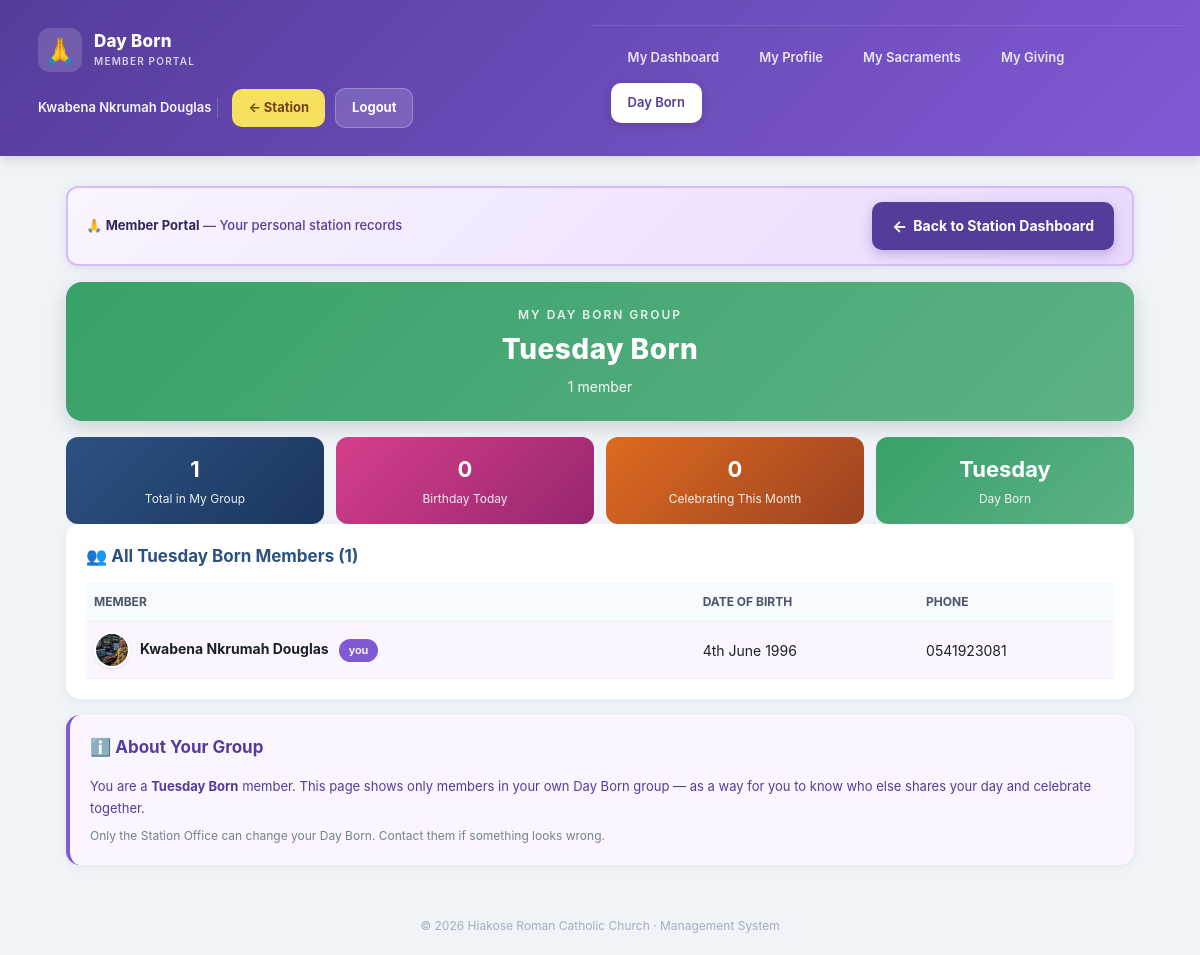
The app's page /member/my_dayborn.php (signed in) with its own data.
### tables this page shows
CREATE TABLE `members` (
  `id` int(11) NOT NULL AUTO_INCREMENT,
  `full_name` varchar(150) NOT NULL,
  `photo` varchar(255) DEFAULT NULL,
  `gender` enum('Male','Female') DEFAULT NULL,
  `dob` date DEFAULT NULL,
  `birth_year` smallint(6) DEFAULT NULL,
  `approx_age` tinyint(4) DEFAULT NULL,
  `dob_known` enum('full','year','age','unknown') DEFAULT 'full',
  `place_of_birth` varchar(150) DEFAULT NULL,
  `phone` varchar(30) DEFAULT NULL,
  `marital_status` enum('Single','Married','Widowed','Divorced') DEFAULT NULL,
  `baptism` enum('Baptized Catholic','Not Baptized','Other Denomination') DEFAULT NULL,
  `day_born` varchar(15) DEFAULT NULL,
  `created_at` timestamp NOT NULL DEFAULT current_timestamp(),
  PRIMARY KEY (`id`)
);

CREATE TABLE `settings` (
  `id` int(11) NOT NULL DEFAULT 1,
  `church_name` varchar(150) DEFAULT 'Roman Catholic Church',
  `currency` varchar(10) DEFAULT 'GH₵',
  `timezone` varchar(60) DEFAULT 'Africa/Accra',
  `default_currency_code` varchar(10) DEFAULT 'GHS',
  PRIMARY KEY (`id`)
);

### includes/auth.php (called while the page is built, shortened)
<?php
require_once __DIR__ . '/../config/database.php';
function currentUser() { return $_SESSION['user'] ?? null; }
function myMember(PDO $pdo): ?array {
    $u = currentUser();
    $stmt = $pdo->prepare("SELECT * FROM members WHERE id = ?");
    $stmt->execute([$u['member_id']]);
    return $stmt->fetch() ?: null;
}

### config/database.php (called while the page is built, shortened)
<?php
$DB_HOST = 'localhost';
$DB_NAME = 'church_db';
$DB_USER = 'root';
$DB_PASS = '';
try {
    $pdo = new PDO(
        "mysql:host=$DB_HOST;dbname=$DB_NAME;charset=utf8mb4",
        $DB_USER,
        $DB_PASS,
        [
            PDO::ATTR_ERRMODE            => PDO::ERRMODE_EXCEPTION,
            PDO::ATTR_DEFAULT_FETCH_MODE => PDO::FETCH_ASSOC,
            PDO::ATTR_EMULATE_PREPARES   => false,
        ]
    );
} catch (PDOException $e) {
    die("Database connection failed: " . $e->getMessage());
}
$settings = $pdo->query("SELECT * FROM settings WHERE id=1")->fetch();
require_once __DIR__ . '/../includes/functions.php';

### member/my_dayborn.php (the view, shortened to what this page needs)
<?php
require_once __DIR__ . '/../includes/auth.php';
$member = myMember($pdo);
$myDay = trim((string)($member['day_born'] ?? ''));
require_once __DIR__ . '/_layout.php';
$groupMembers = [];
try {
    $stmt = $pdo->prepare("
        SELECT id, full_name, photo, day_born, dob, phone
        FROM members
        WHERE day_born = ?
        ORDER BY CASE WHEN dob IS NULL THEN 1 ELSE 0 END,
                 DATE_FORMAT(dob,'%m-%d')
    ");
    $stmt->execute([$myDay]);
    $rows = $stmt->fetchAll();
    $groupMembers = is_array($rows) ? $rows : [];
} catch (PDOException $e) {
    $groupMembers = [];
}
$today = 'date'('m-d');
$todayCelebrants = [];
$thisMonthCelebrants = [];
$color = [
    'Sunday'    => '#805ad5',
    'Monday'    => '#3182ce',
    'Tuesday'   => '#38a169',
    'Wednesday' => '#dd6b20',
    'Thursday'  => '#d53f8c',
    'Friday'    => '#319795',
    'Saturday'  => '#b7791f',
][$myDay];
?>
<div style="background:linear-gradient(135deg, <?= $color ?>, <?= $color ?>cc);
            color:#fff;border-radius:16px;padding:24px 20px;text-align:center;
            box-shadow:0 6px 20px rgba(0,0,0,0.15);">
  <div style="font-size:12px;letter-spacing:2px;text-transform:uppercase;
              opacity:0.85;font-weight:600;">
    My Day Born Group
  </div>
  <div style="font-size:28px;font-weight:800;letter-spacing:0.5px;margin-top:4px;">
    <?= e($myDay) ?> Born
  </div>
  <div style="font-size:14px;opacity:0.95;margin-top:6px;">
    <?= count($groupMembers) ?> member<?= count($groupMembers) === 1 ? '' : 's' ?>
  </div>
</div>
<div class="stat-grid" style="margin-top:16px;">
  <div class="stat" style="background:linear-gradient(135deg,#2c5282,#1a365d);">
    <div class="num"><?= count($groupMembers) ?></div>
    <div class="lbl">Total in My Group</div>
  </div>
  <div class="stat" style="background:linear-gradient(135deg,#d53f8c,#97266d);">
    <div class="num"><?= count($todayCelebrants) ?></div>
    <div class="lbl">Birthday Today</div>
  </div>
  <div class="stat" style="background:linear-gradient(135deg,#dd6b20,#9c4221);">
    <div class="num"><?= count($thisMonthCelebrants) ?></div>
    <div class="lbl">Celebrating This Month</div>
  </div>
  <div class="stat" style="background:linear-gradient(135deg,<?= $color ?>,<?= $color ?>cc);">
    <div class="num"><?= e($myDay) ?></div>
    <div class="lbl">Day Born</div>
  </div>
</div>
<div class="card">
  <h3>👥 All <?= e($myDay) ?> Born Members (<?= count($groupMembers) ?>)</h3>
  <?php if (!$groupMembers): ?>
    <div class="empty">No members in this group yet.</div>
  <?php else: ?>
    <div class="table-wrap"><table>
      <thead>
        <tr>
          <th>Member</th>
          <th>Date of Birth</th>
          <th>Phone</th>
        </tr>
      </thead>
      <tbody>
        <?php foreach ($groupMembers as $m):
          $isMe = $m['id'] === $member['id'];
          $isToday = !empty($m['dob'])
                     && 'date'('m-d', 'strtotime'($m['dob'])) === $today;
        ?>
          <tr style="<?= $isMe ? 'background:#faf5ff;' : ($isToday ? 'background:#f0fff4;' : '') ?>">
            <td>
              <div style="display:flex;align-items:center;gap:10px;">
                <?= memberAvatar($m, 36) ?>
                <div>
                  <strong><?= e($m['full_name']) ?></strong>
                  <?php if ($isMe): ?>
                    <span class="badge" style="margin-left:6px;background:#805ad5;color:#fff;">
                      you
                    </span>
                  <?php elseif ($isToday): ?>
                    <span class="badge green" style="margin-left:6px;">🎂 Today</span>
                  <?php endif; ?>
                </div>
              </div>
            </td>
            <td>
              <?= !empty($m['dob'])
                  ? 'date'('jS F Y', 'strtotime'($m['dob']))
                  : '—' ?>
            </td>
            <td><?= e($m['phone'] ?: '—') ?></td>
          </tr>
        <?php endforeach; ?>
      </tbody>
    </table></div>
  <?php endif; ?>
</div>
<div class="card" style="background:#faf5ff;border-left:4px solid #805ad5;">
  <h3 style="color:#553c9a;">ℹ️ About Your Group</h3>
  <p style="font-size:13px;color:#553c9a;line-height:1.7;">
    You are a <strong><?= e($myDay) ?> Born</strong> member. This page shows
    only members in your own Day Born group — as a way for you to know who
    else shares your day and celebrate together.
  </p>
  <p style="font-size:12px;color:#718096;margin-top:8px;">
    Only the Station Office can change your Day Born. Contact them if
    something looks wrong.
  </p>
</div>
<?php include __DIR__ . '/../includes/footer.php'; ?>

### member/_layout.php (shortened to what this page needs)
<?php
require_once __DIR__ . '/../includes/auth.php';
$u = currentUser();
$MEM_MENU = [
    'My Dashboard'  => 'index.php',
    'My Profile'    => 'my_profile.php',
    'My Sacraments' => 'my_sacraments.php',
    'My Giving'     => 'my_giving.php',
    'Day Born'      => 'my_dayborn.php',
];
$current   = basename($_SERVER['PHP_SELF']);
$pageTitle = array_search($current, $MEM_MENU) ?: 'My Dashboard';
?>
<!DOCTYPE html>
<html lang="en">
<head>
<link rel="stylesheet" href="../assets/css/style.css">
</head>
<body>
<header class="mem-header">
  <div class="mem-top">
    <div class="mem-brand">
      <div class="mem-icon">🙏</div>
      <div class="mem-titles">
        <h2 class="mem-title"><?= e($pageTitle) ?></h2>
        <div class="mem-sub">Member Portal</div>
      </div>
    </div>
    <div class="mem-user">
      <span class="user-name"><?= e($u['name']) ?></span>
      <a class="btn-station" href="index.php">← Station</a>
      <a class="btn-logout" href="../logout.php">Logout</a>
    </div>
  </div>
  <nav class="mem-nav">
    <?php foreach ($MEM_MENU as $label => $url): ?>
      <a class="<?= $current === $url ? 'active' : '' ?>" href="<?= $url ?>">
        <?= e($label) ?>
      </a>
    <?php endforeach; ?>
  </nav>
</header>
<main>
<div class="mem-back-bar">
  <div class="txt">
    🙏 <strong>Member Portal</strong> — Your personal station records
  </div>
  <a href="index.php">
    <span style="font-size:16px;">←</span> Back to Station Dashboard
  </a>
</div>

### includes/functions.php (shortened to what this page needs)
<?php
function e($s) { return htmlspecialchars($s ?? '', ENT_QUOTES, 'UTF-8'); }
    ?>
    <?php
function memberPhoto(?array $member): ?string {
    $diskPath = __DIR__ . '/../uploads/members/' . $member['photo'];
    $docRoot = str_replace('\\', '/', realpath($_SERVER['DOCUMENT_ROOT'] ?? ''));
    $real    = str_replace('\\', '/', realpath($diskPath));
    $rel = substr($real, strlen($docRoot));
    return ($rel !== false && $rel !== '') ? $rel : null;
}
function memberAvatar(?array $member, int $size = 44): string {
    $name    = $member['full_name'] ?? '?';
    $initial = strtoupper(substr($name, 0, 1));
    $photo   = memberPhoto($member);
    $style = "width:{$size}px;height:{$size}px;border-radius:50%;flex-shrink:0;";
    if ($photo) {
        return '<img src="' . e($photo) . '" alt="' . e($name) . '" '
             . 'style="' . $style . 'object-fit:cover;border:2px solid #fff;'
             . 'box-shadow:0 1px 3px rgba(0,0,0,0.1);">';
    }
    return '<div class="avatar" style="' . $style
         . 'background:#6b46c1;color:#fff;display:flex;align-items:center;'
         . 'justify-content:center;font-weight:700;font-size:' . ($size * 0.42) . 'px;">'
         . e($initial) . '</div>';
}

### includes/footer.php (shortened to what this page needs)
</main>
<footer>
  © <?= 'date'('Y') ?> <?= e($settings['church_name'] ?? 'Church') ?> · Management System
</footer>
</body>
</html>

### assets/css/style.css (style rules this page uses)
* { box-sizing: border-box; margin: 0; padding: 0; -webkit-tap-highlight-color: transparent; }
body { font-family: -apple-system, BlinkMacSystemFont, "Segoe UI", Roboto, sans-serif; background: #f0f4f8; color: #1a202c; font-size: 16px; line-height: 1.5; }
a { text-decoration: none; }
header { background: #2c5282; color: #fff; padding: 14px 18px; display: flex; justify-content: space-between; align-items: center; position: sticky; top: 0; z-index: 50; box-shadow: 0 2px 8px rgba(0,0,0,0.15); }
header h2 { font-size: 17px; font-weight: 600; }
main { padding: 16px; max-width: 1100px; margin: 0 auto; }
.card { background: #fff; border-radius: 14px; padding: 20px; box-shadow: 0 2px 8px rgba(0,0,0,0.06); margin-bottom: 16px; }
.card h3 { font-size: 17px; color: #2c5282; margin-bottom: 14px; }
.stat-grid { display: grid; grid-template-columns: repeat(2, 1fr); gap: 12px; }
@media (min-width: 600px) { .stat-grid { grid-template-columns: repeat(4, 1fr); } }
.stat { background: linear-gradient(135deg, #6b46c1, #2c5282); color: #fff; padding: 16px; border-radius: 12px; text-align: center; }
.stat .num { font-size: 22px; font-weight: 700; word-break: break-all; }
.stat .lbl { font-size: 12px; opacity: .9; margin-top: 4px; }
table { width: 100%; border-collapse: collapse; font-size: 14px; }
th, td { padding: 10px 8px; text-align: left; border-bottom: 1px solid #edf2f7; }
th { background: #f7fafc; color: #4a5568; font-size: 12px; text-transform: uppercase; }
.table-wrap { overflow-x: auto; }
.badge { display: inline-block; padding: 3px 10px; border-radius: 999px; font-size: 11px; font-weight: 600; background: #e9d8fd; color: #553c9a; }
footer { text-align: center; padding: 20px; color: #a0aec0; font-size: 12px; }
.badge { background: #e9d8fd; color: #553c9a; }

### records on screen
members: full_name "Kwabena Nkrumah Douglas", day_born "Tuesday", photo (picture), shows "you", dob "4th June 1996", phone "0541923081"
settings: church_name "Hiakose Roman Catholic Church"

### other values on screen
$pageTitle "Day Born"
$label "My Dashboard"
$label "My Profile"
$label "My Sacraments"
$label "My Giving"
$label "Day Born"
count($groupMembers) "1"
count($todayCelebrants) "0"
count($thisMonthCelebrants) "0"
